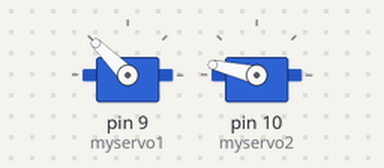
The sketch below on a simulated Arduino Uno, built with avr-gcc and run on an emulated ATmega328P. Parts: 2 × servo.

Above: at 0.05 s.
At 0.15 s:
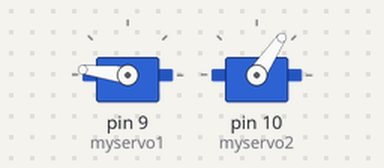
At 0.25 s:
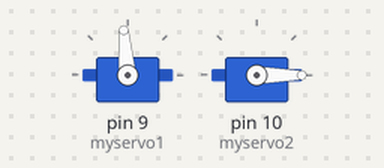
At 0.45 s:
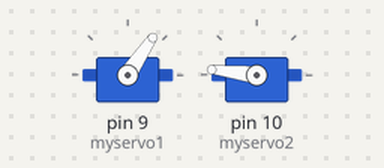
Timing chart, 0 to 3.0 s (numbered marks = the images above):
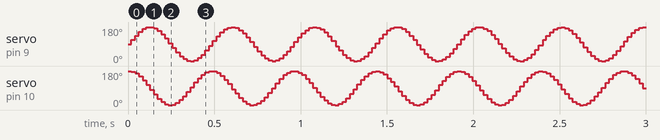

The sketch:

robophysics_bootcampDemo.ino
```cpp
# include <Servo.h>
Servo myservo1;
Servo myservo2;

// int t = 0;


void setup() {
  // put your setup code here, to run once:
myservo1.attach(9);
myservo2.attach(10);
}

void loop() {
  // Motor Loop
  // int res = 5;
  // for (t = 0; t<=188*res; t+=1){
  //   myservo1.write(90+90*sin(.1*t/res));
  //   myservo2.write(90+90*cos(.1*t/res));
  //   delay(45/res);
  // // }
  double period = .5; //seconds
  int res = 200; //samples per cycle
  double mag = 1; //between 0 and 1 -> 0 to 90 deg
  double phi1 = 0;
  double phi2= 0;
  for(double t=0; t<2*PI; t+=2*PI/res){
    myservo1.write(90+mag*90*sin(t-phi1));
    myservo2.write(90+mag*90*cos(t-phi2));
    delay(1000*period/res); //period = res*delay (units are ms)
  }
}
```
